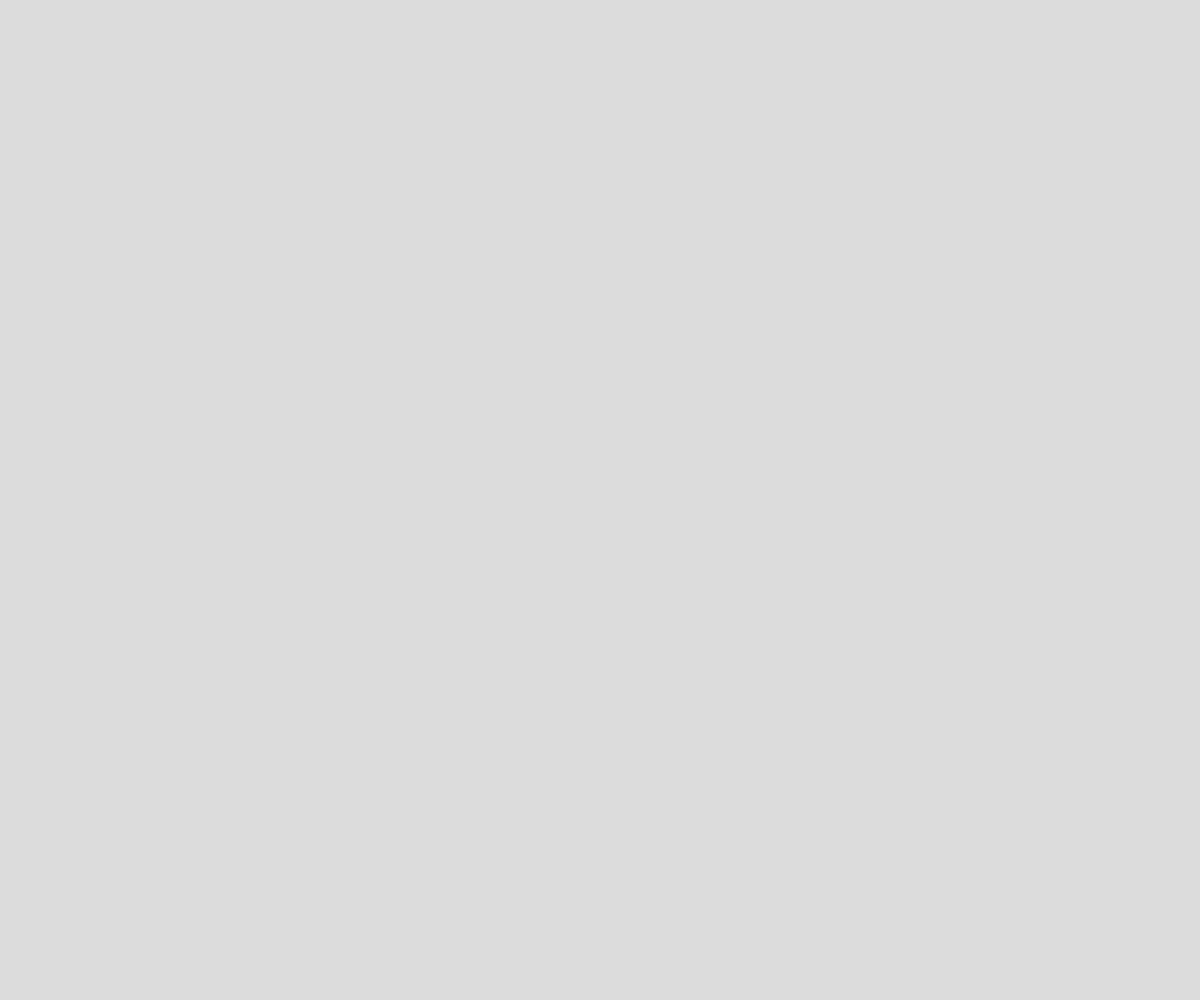
Frame 1 (no input)
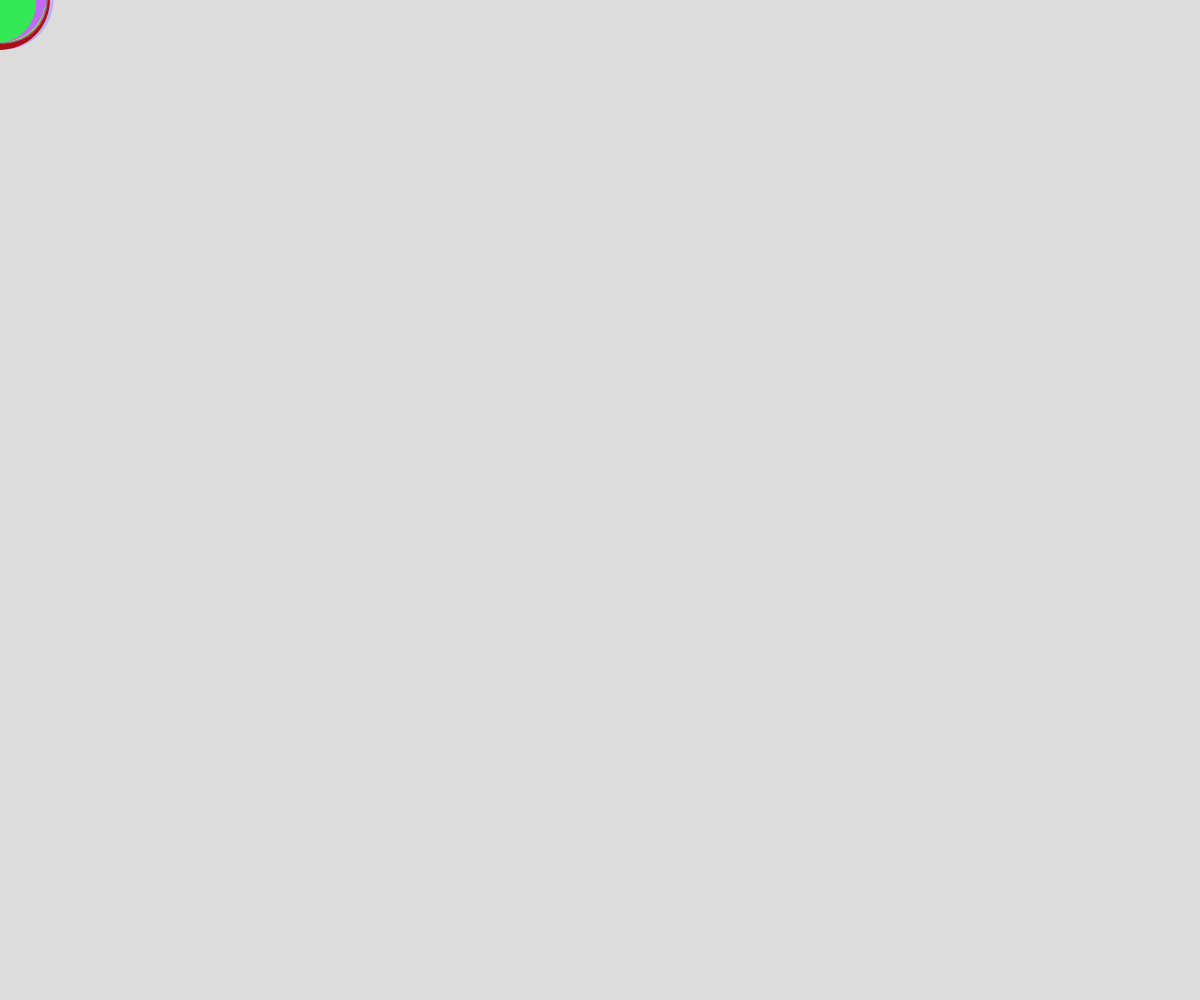
Frame 60 (no input)
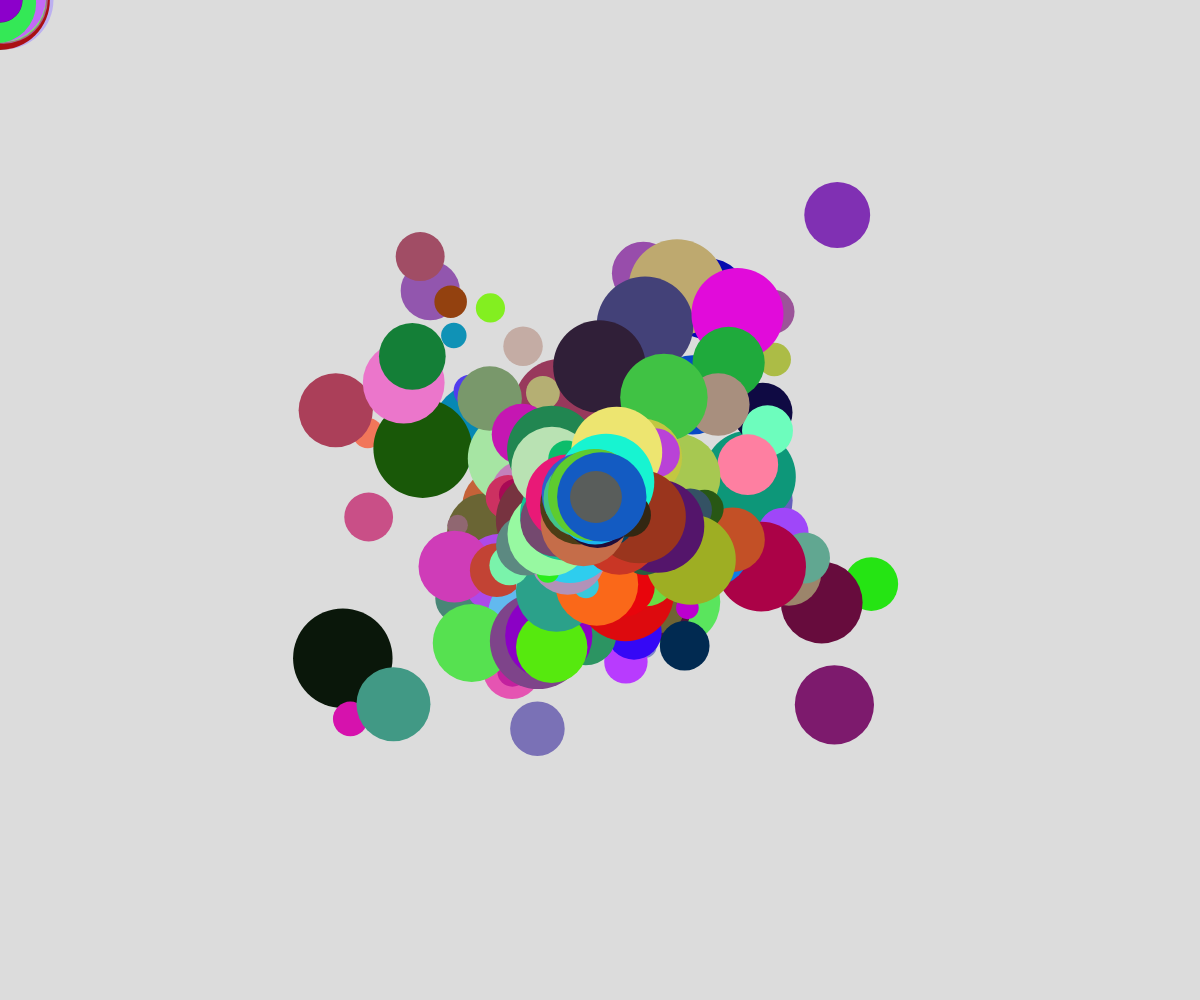
Frame 120 (the mouse pressed at the canvas centre since frame 60)

The p5.js sketch that drew these frames (run headless with seeded random() and noise() and a simulated clock; from frame 60 on, the mouse is pressed at the canvas centre):

// p5.js sketch
// ── sketch.js
// Object Notation and Arrays Demo
// Bouncing Circles

let theCircles = [];

async function setup() {

  createCanvas(windowWidth, windowHeight);
  noStroke();

}

function draw() {

  background(220);

  for (let theCircle of theCircles) {
    // move it move it
    theCircle.x += theCircle.dx;
    theCircle.y += theCircle.dy;

    // bounce of edges
    if (theCircle.x <= 0 + theCircle.radius || theCircle.x >= width - theCircle.radius) {
      theCircle.dx *= -1;
    }
    if (theCircle.y <= 0 + theCircle.radius || theCircle.y >= height - theCircle.radius) {
      theCircle.dy *= -1;
    }

    // display circle
    fill(theCircle.r, theCircle.g, theCircle.b);
    circle(theCircle.x, theCircle.y, theCircle.radius*2);
  }

  spawnCircle();
  spawnCircle();
  spawnCircle();
}

function mouseDragged() {
  spawnCircle();
}

function spawnCircle() {

  let theCircle = {
  
    x: mouseX,
    y: mouseY,
    dx: random(-5, 5),
    dy: random(-5, 5),
    radius: random(10, 50),
    r: random(255),
    g: random(255),
    b: random(255),
  
  };
  theCircles.push(theCircle);

}
